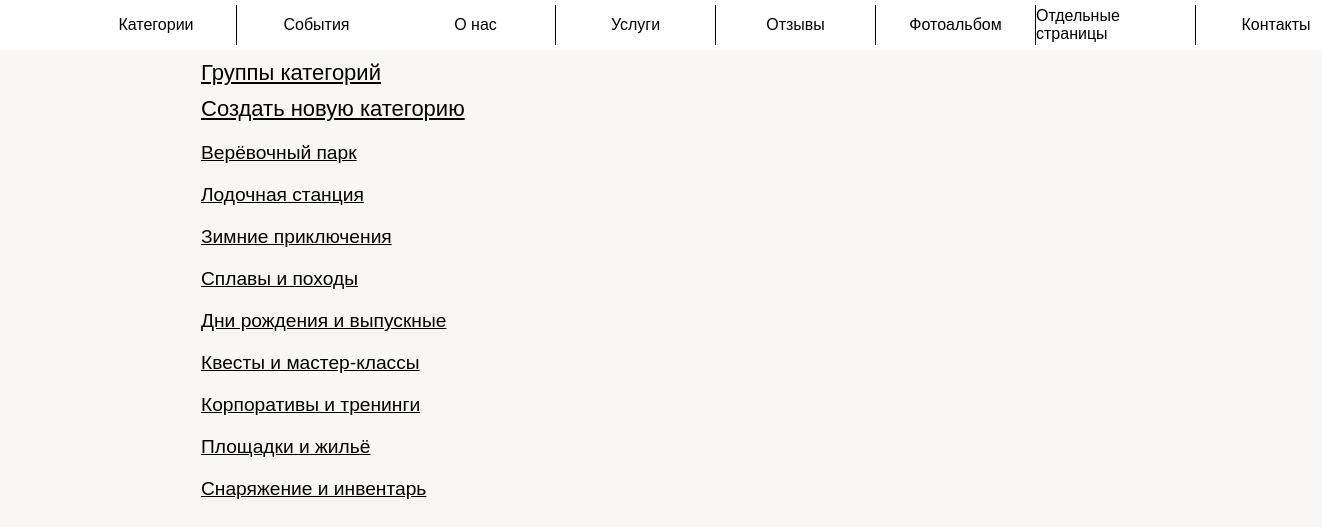
Screenshot of /admin_panel/main (signed in) with the database file from the repository.
### app/models.py (models this page shows)
class Category(db.Model):
    id = db.Column(db.Integer, primary_key=True, index=True, unique=True)
    name = db.Column(db.String(128))
    description = db.Column(db.Text)
    status = db.Column(db.BOOLEAN())  # отображение клиентам
    services = db.relationship('ServiceCategory', backref='category', lazy='dynamic')
    number = db.Column(db.Integer, index=True, default=30)
    types = db.relationship('CategoryType', backref='category', lazy='dynamic')

### app/admin_panel/routes.py (the view)
@bp.route('/main', methods=['GET', 'POST'])
@login_required
def main():
    categories = Category.query.order_by(Category.number).all()
    return render_template('admin_panel/categories.html', title='Категории',
                           categories=categories)

### app/admin_panel/routes.py (called while the page is built)
@bp.after_request
def add_header(r):
    r.headers["Cache-Control"] = "no-cache, no-store, must-revalidate"
    r.headers["Pragma"] = "no-cache"
    r.headers["Expires"] = "1"
    r.headers['Cache-Control'] = 'public, max-age=0'
    return r

### app/models.py (called while the page is built)
@login.user_loader
def load_user(id):
    return Admin.query.get(int(id))

### app/templates/admin_panel/categories.html
{% extends "admin_panel/base.html" %}
{% block scripts %}
    <link rel="stylesheet" href="{{ url_for('static', filename='admin_panel/events.css') }}">
{% endblock %}
{% block app_content %}
    <div class="block_event">
        <div class="new_event event">
            <a href="{{ url_for('admin_panel.category_types') }}">Группы категорий</a>
        </div>
        <div class="new_event event">
            <a href="{{ url_for('admin_panel.category_create') }}">Создать новую категорию</a>
        </div>
        <div class="events">
            {% for category in categories %}
                <div class="event">
                    <a href="{{ url_for('admin_panel.category_change', category_id=category.id ) }}">
                        <div class="title">
                            {{ category.name }}
                        </div>
                    </a>
                </div>
            {% endfor %}
        </div>
    </div>
{% endblock %}

### app/static/main/main.css (style rules this page uses)
:root { --background-color: rgba(169, 191, 239, 0.15); --primary-color: #ffa300; --primary-font-size: 16px; --primary-font-family: Arial, sans-serif; --primary-content-width: 960px; --primary-content-height: 100px; --modal_window_time: none; --vw: none; --vh: none; }
html { box-sizing: border-box; -webkit-tap-highlight-color: rgba(0, 0, 0, 0); height: 100vh; }
*, *:before, *:after { box-sizing: inherit; }
* { appearance: none; -webkit-appearance: none; font-family: var(--primary-font-family); }
body { margin: 0; -webkit-text-size-adjust: none; background-color: rgba(209, 207, 188, 0.15); height: 100vh; }

### app/static/admin_panel.css (style rules this page uses)
.title { text-align: center; font-size: calc(var(--primary-font-size) * 1.2); }

### app/static/admin_panel/events.css (style rules this page uses)
.block_event { font-size: var(--primary-font-size); margin: 0 auto; max-width: 960px; }
.events { margin: 10px auto; flex-direction: column; }
.event { display: flex; margin: 10px 20px; justify-content: left; }
a { font-size: 22px; color: #000000; }

### app/static/main/desktop.css (style rules this page uses)
.events { display: flex; }

### rows the page displays
Category: name "Верёвочный парк"
Category: name "Лодочная станция"
Category: name "Зимние приключения"
Category: name "Сплавы и походы"
Category: name "Дни рождения и выпускные"
Category: name "Квесты и мастер-классы"
Category: name "Корпоративы и тренинги"
Category: name "Площадки и жильё"
Category: name "Снаряжение и инвентарь"
